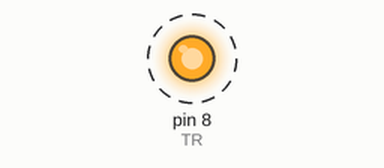
Recording of a sketch running on a simulated Arduino Uno, built with avr-gcc and run on an emulated ATmega328P. Parts: output pins drawn as LEDs (lit = HIGH). Dashed ring = blinking.

Above: at 0.5 s.
Timing chart, 0 to 4.6 s (numbered marks = the images above):
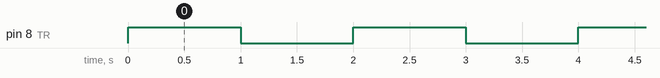

Measured:
- by itself, pin 8 (TR): alternates HIGH for 1.0 s and LOW for 1.0 s

The sketch:

SOLENOID.ino
```cpp
int TR = 8;
void setup() {  //setup関数
  pinMode(TR,OUTPUT);
}
void loop() {
  digitalWrite(TR,HIGH);
  delay(1000);
  digitalWrite(TR,LOW);
  delay(1000);
}
```
